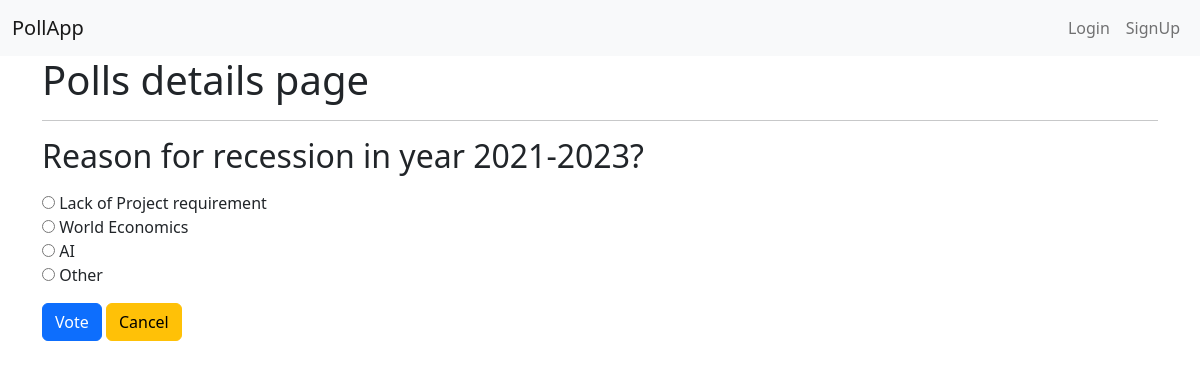
The app's page /polls/2/ with its own data.
### pollApp/models.py (models this page shows, shortened)
class Poll(models.Model):
    owner = models.ForeignKey(User, on_delete=models.CASCADE)
    text = models.TextField()
    pub_date = models.DateTimeField(default=timezone.now)
    active = models.BooleanField(default=True)
    def __str__(self):
        return self.text

class Choice(models.Model):
    poll = models.ForeignKey(Poll, on_delete=models.CASCADE)
    choice_text = models.CharField(max_length=255)

### pollApp/views.py (the view)
# urls.py: path('<int:poll_id>/', views.poll_detail, name='detail'),
def poll_detail(request, poll_id):
    poll = get_object_or_404(Poll, id=poll_id)
    if not poll.active:
        return render(request, 'polls/poll_result.html', {'poll': poll})
    loop_count = poll.choice_set.count()
    context = {
        'poll': poll,
        'loop_time': range(0, loop_count),
    }
    return render(request, 'polls/poll_detail.html', context)

### pollApp/templates/polls/poll_detail.html (shortened to what this page needs)
{% extends 'base.html' %}
{% block content %}
<div class="container">
    <h1>Polls details page</h1>
    <hr>
    <h2 class="mt-3 mb-3">{{ poll }}</h2>
    <form action="{% url 'polls:vote' poll.id %}" method="POST">
        {% for choice in poll.choice_set.all %}
        <input type="radio" name="choice" id="choice{{ forloop.counter }}" value="{{ choice.id }}">
        <label for="choice{{ forloop.counter }}">{{ choice.choice_text }}</label>
        <br>
        {% endfor %}
        <input type="submit" value="Vote" class="btn btn-primary mt-3">
        <a class="btn btn-warning mt-3" href="{% url 'polls:list' %}" role="button">Cancel</a>
    </form>
</div>
{% endblock content %}

### records on screen
Poll: text "Reason for recession in year 2021-2023?"
Choice: choice_text "Lack of Project requirement"
Choice: choice_text "World Economics"
Choice: choice_text "AI"
Choice: choice_text "Other"
